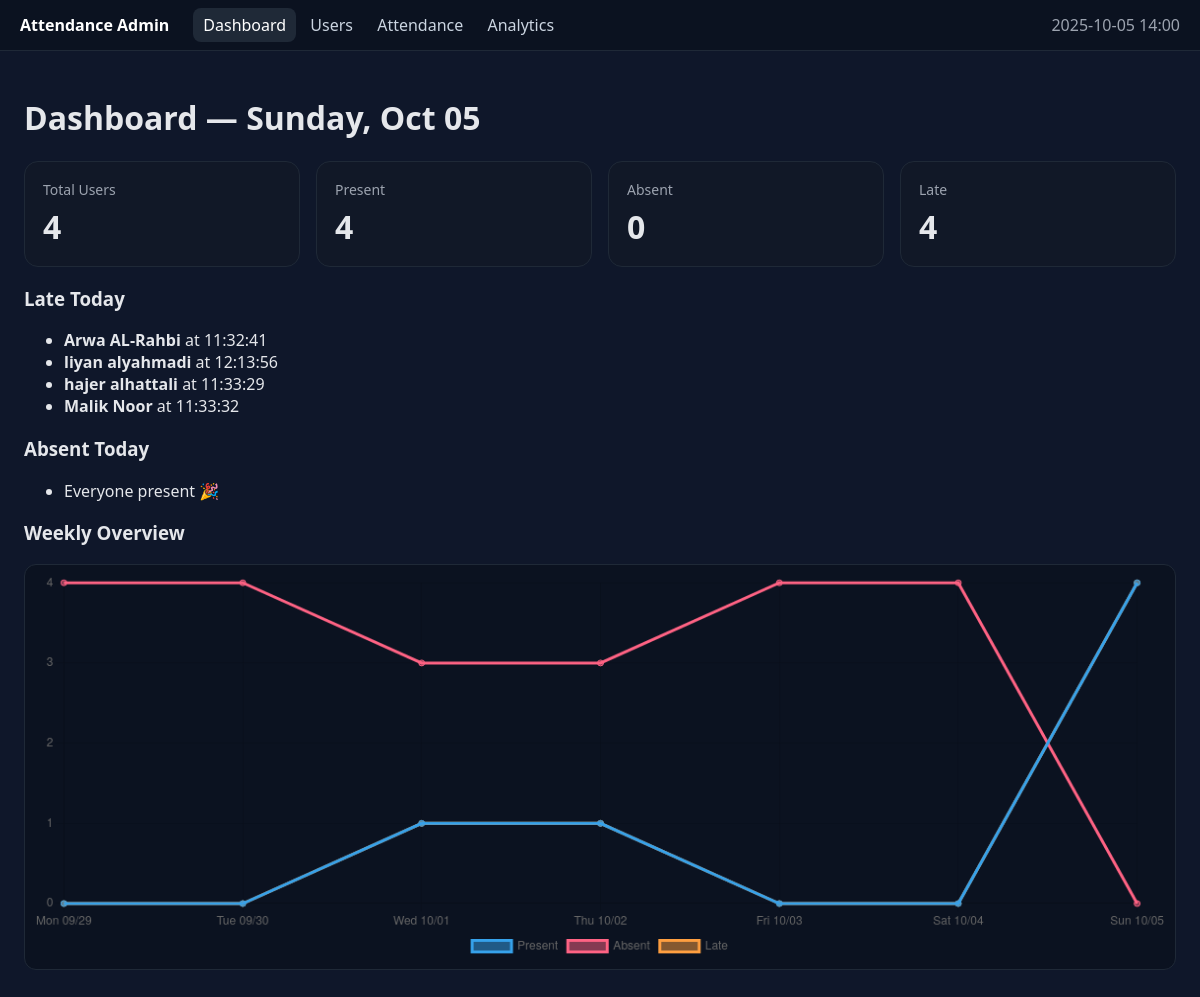
The page / on the database its author committed.
### db.py (models this page shows)
class User(Base):
    __tablename__ = "users"
    user_id = Column(Integer, primary_key=True, autoincrement=True)
    name = Column(String(100), unique=True, nullable=False, index=True)
    face_embedding = Column(Text, nullable=False)
    attendance = relationship("Attendance", back_populates="user", cascade="all, delete-orphan")

class Attendance(Base):
    __tablename__ = "attendance"
    record_id = Column(Integer, primary_key=True, autoincrement=True)
    user_id = Column(Integer, ForeignKey("users.user_id", ondelete="CASCADE"), nullable=False, index=True)
    date = Column(String(10), nullable=False, index=True)  # ISO date string "YYYY-MM-DD"
    quarter_id = Column(Integer, nullable=False, index=True)
    checkin1_time = Column(String(8), nullable=True)
    checkin2_time = Column(String(8), nullable=True)
    checkin3_time = Column(String(8), nullable=True)
    checkin4_time = Column(String(8), nullable=True)
    user = relationship("User", back_populates="attendance")

### flask_dashboard.py (the view)
@app.get("/", endpoint="home")
def home():
    sess = SessionLocal()
    try:
        metrics = compute_dashboard_metrics(sess)
    finally:
        sess.close()
    return render_template("dashboard_enhanced.html",
                           title=APP_TITLE, today=dt.date.today(), metrics=metrics, gates=GATES)

### flask_dashboard.py (called while the page is built)
def today_str() -> str:
    return dt.date.today().isoformat()

def parse_hhmm(s: str) -> dt.time:
    h, m = map(int, s.split(":")[:2])
    return dt.time(hour=h, minute=m)

def is_late(gate_id: int, tstr: Optional[str]) -> bool:
    if not tstr:
        return False
    late_cut = parse_hhmm(LATE_AT.get(gate_id, "23:59"))
    t = dt.datetime.strptime(tstr, "%H:%M:%S").time() if ":" in tstr else parse_hhmm(tstr)
    return t > late_cut

@app.context_processor
def inject_globals():
    return {"APP_TITLE": APP_TITLE, "now": dt.datetime.now, "gates": GATES, "url_for": url_for}

### template/dashboard_enhanced.html (shortened to what this page needs)
{% extends "base.html" %}
{% block content %}
<h1>Dashboard — {{ (today or now().date()).strftime("%A, %b %d") }}</h1>
{% set m = metrics or {} %}
<div class="cards">
  <div class="card"><div class="k">Total Users</div><div class="v">{{ m.total_users or 0 }}</div></div>
  <div class="card"><div class="k">Present</div><div class="v">{{ m.present_today or 0 }}</div></div>
  <div class="card"><div class="k">Absent</div><div class="v">{{ m.absent_today or 0 }}</div></div>
  <div class="card"><div class="k">Late</div><div class="v">{{ m.late_today or 0 }}</div></div>
</div>
<div class="row">
  <h3>Late Today</h3>
  <ul>
    {% if m.late_employees and m.late_employees|length %}
      {% for e in m.late_employees %}
        <li><strong>{{ e.name }}</strong> at {{ e.time }}</li>
      {% endfor %}
    {% else %}
      <li>No late arrivals recorded yet.</li>
    {% endif %}
  </ul>
</div>
<div class="row">
  <h3>Absent Today</h3>
  <ul>
    {% if m.absent_employees and m.absent_employees|length %}
      {% for n in m.absent_employees %}
        <li>{{ n }}</li>
      {% endfor %}
    {% else %}
      <li>Everyone present 🎉</li>
    {% endif %}
  </ul>
</div>
<div class="row">
  <h3>Weekly Overview</h3>
  <canvas id="weeklyChart" height="300"></canvas>
</div>
<script>
(() => {
  const el = document.getElementById('weekly-data');
  if (!el) return;
  let data = {};
  try { data = JSON.parse(el.textContent || '{}'); } catch (_) {}
  const labels      = Array.isArray(data.labels)  ? data.labels  : [];
  const presentData = Array.isArray(data.present) ? data.present : [];
  const absentData  = Array.isArray(data.absent)  ? data.absent  : [];
  const lateData    = Array.isArray(data.late)    ? data.late    : [];
  if (!labels.length) return;
  const ctx = document.getElementById('weeklyChart');
  new Chart(ctx, {
    type: 'line',
    data: {
      labels,
      datasets: [
        { label: 'Present', data: presentData },
        { label: 'Absent',  data: absentData  },
        { label: 'Late',    data: lateData    },
      ]
    },
    options: {
      responsive: true, maintainAspectRatio: false,
      interaction: { mode: 'index', intersect: false },
      plugins: { legend: { position: 'bottom' } },
      scales: { y: { beginAtZero: true, ticks: { precision: 0 } } }
    }
  });
})();
</script>
{% endblock %}

### template/base.html (style rules this page uses)
:root { color-scheme: dark; }
body { margin:0; font-family: system-ui, -apple-system, Segoe UI, Roboto, Arial, sans-serif; background:#0f172a; color:#e5e7eb; }
.cards { display:grid; grid-template-columns: repeat(4,minmax(0,1fr)); gap:16px; margin:18px 0; }
.card { background:#111827; border:1px solid #1f2937; border-radius:14px; padding:18px; }
.card .k { color:#9ca3af; font-size:14px; }
.card .v { font-size:32px; font-weight:700; margin-top:6px; }
.row { margin:18px 0; }
canvas { background:#0b1220; border:1px solid #1f2937; border-radius:12px; padding:8px; }

### rows shown on the page
User: name "Arwa AL-Rahbi"
Attendance: time "11:32:41"
User: name "liyan alyahmadi"
Attendance: time "12:13:56"
User: name "hajer alhattali"
Attendance: time "11:33:29"
User: name "Malik Noor"
Attendance: time "11:33:32"

### other values the page prints
{{ APP_TITLE or "Attendance Admin" }} "Attendance Admin"
{{ m.total_users or 0 }} "4"
{{ m.present_today or 0 }} "4"
{{ m.absent_today or 0 }} "0"
{{ m.late_today or 0 }} "4"
